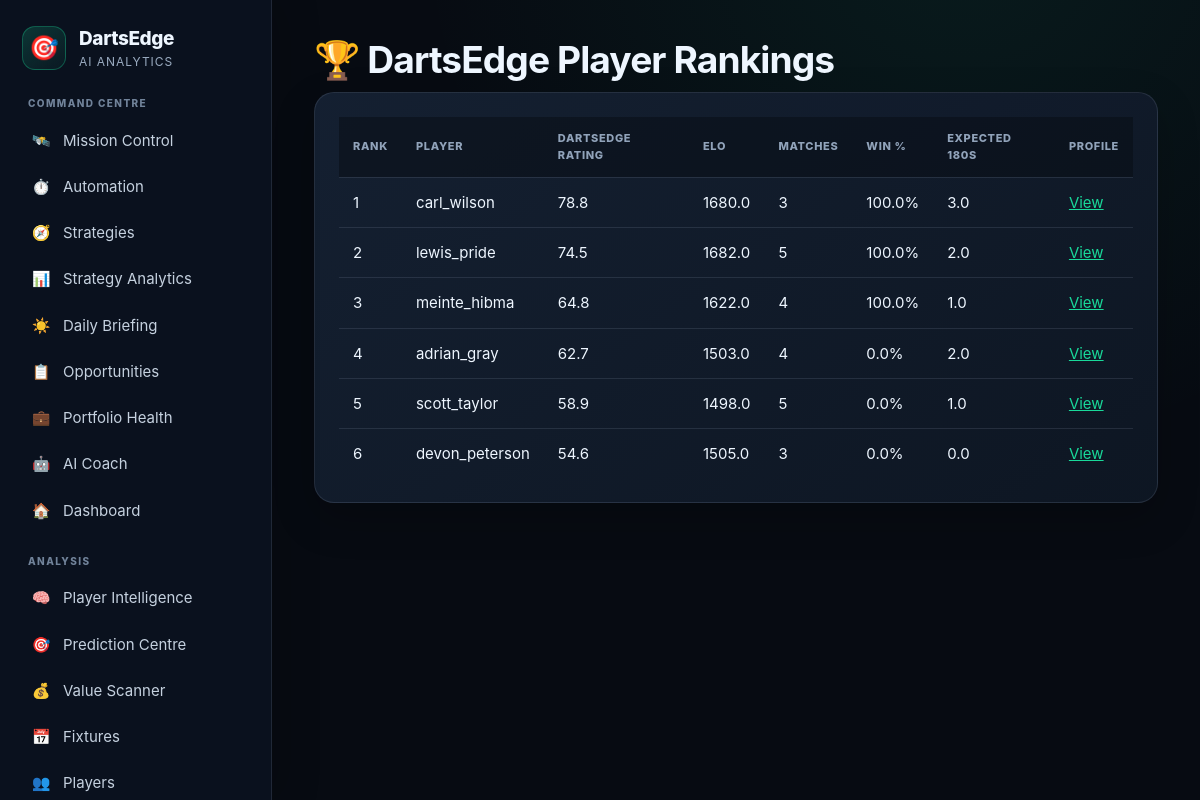
Screenshot of /rankings with the database file from the repository.
### app/models/player.py (models this page shows)
class Player(Base):
    __tablename__ = "players"
    id = Column(Integer, primary_key=True, index=True)
    name = Column(String, unique=True, index=True)
    elo = Column(Float)
    average = Column(Float)
    checkout = Column(Float)
    one80_rate = Column(Float)

### app/routes/rankings.py (the view)
@router.get("/rankings")
def rankings_page(request: Request):
    db = SessionLocal()
    try:
        players = db.query(Player).order_by(Player.name.asc()).all()
        rankings = []
        for player in players:
            profile = get_player_profile(db, player.name)
            if profile:
                rankings.append(profile)
        rankings.sort(
            key=lambda profile: profile["dartsedge_rating"],
            reverse=True,
        )
        return templates.TemplateResponse(
            "rankings.html",
            {
                "request": request,
                "rankings": rankings,
            },
        )
    finally:
        db.close()

### app/templates/rankings.html
{% extends "base.html" %}
{% block content %}
<h1>🏆 DartsEdge Player Rankings</h1>
<div class="card">
<table>
    <tr>
        <th>Rank</th>
        <th>Player</th>
        <th>DartsEdge Rating</th>
        <th>Elo</th>
        <th>Matches</th>
        <th>Win %</th>
        <th>Expected 180s</th>
        <th>Profile</th>
    </tr>
    {% for row in rankings %}
    <tr>
        <td>{{ loop.index }}</td>
        <td>{{ row.name }}</td>
        <td>{{ row.dartsedge_rating }}</td>
        <td>{{ row.elo }}</td>
        <td>{{ row.matches }}</td>
        <td>{{ row.win_pct }}%</td>
        <td>{{ row.form.expected }}</td>
        <td><a href="/player-profile/{{ row.name }}">View</a></td>
    </tr>
    {% endfor %}
</table>
</div>
{% endblock %}

### app/static/css/styles.css (style rules this page uses)
:root { --bg: #070b12; --bg-elevated: #0b1220; --surface: #101927; --surface-2: #152133; --surface-3: #1a293d; --border: #26374d; --border-soft: rgba(148, 163, 184, .16); --text: #eef6ff; --muted: #9aabc0; --accent: #19d99a; --accent-strong: #00b978; --accent-soft: rgba(25, 217, 154, .12); --info: #67b7ff; --warning: #ffc857; --danger: #ff6b7a; --success: #35dc91; --radius-sm: 9px; --radius: 14px; --radius-lg: 20px; --shadow: 0 16px 40px rgba(0, 0, 0, .22); --sidebar-width: 272px; }
* { box-sizing: border-box; }
html { color-scheme: dark; }
body { margin: 0; min-width: 320px; background: radial-gradient(circle at 80% -10%, rgba(25,217,154,.08), transparent 34rem), var(--bg); color: var(--text); font-family: Inter, ui-sans-serif, -apple-system, BlinkMacSystemFont, "Segoe UI", Arial, sans-serif; font-size: 15px; line-height: 1.55; }
a { color: var(--accent); }
h1, h2, h3 { margin-top: 0; color: var(--text); line-height: 1.18; letter-spacing: -.025em; }
h1 { margin-bottom: 10px; font-size: clamp(31px, 3.1vw, 46px); }
.card { margin-bottom: 24px; padding: 24px; border: 1px solid var(--border-soft); border-radius: var(--radius-lg); background: linear-gradient(145deg, rgba(21,33,51,.96), rgba(14,23,36,.96)); box-shadow: var(--shadow); }
table { width: 100%; border-collapse: collapse; }
th, td { padding: 13px 14px; border-bottom: 1px solid var(--border-soft); text-align: left; vertical-align: middle; }
th { color: #91a3ba; background: rgba(7,11,18,.48); font-size: 11px; font-weight: 800; letter-spacing: .06em; text-transform: uppercase; }
tbody tr:last-child td { border-bottom: 0; }

### rows the page displays
Player: name "carl_wilson", dartsedge_rating "78.8", elo "1680.0", matches "3", win_pct "100.0", form.expected "3.0"
Player: name "lewis_pride", dartsedge_rating "74.5", elo "1682.0", matches "5", win_pct "100.0", form.expected "2.0"
Player: name "meinte_hibma", dartsedge_rating "64.8", elo "1622.0", matches "4", win_pct "100.0", form.expected "1.0"
Player: name "adrian_gray", dartsedge_rating "62.7", elo "1503.0", matches "4", win_pct "0.0", form.expected "2.0"
Player: name "scott_taylor", dartsedge_rating "58.9", elo "1498.0", matches "5", win_pct "0.0", form.expected "1.0"
Player: name "devon_peterson", dartsedge_rating "54.6", elo "1505.0", matches "3", win_pct "0.0", form.expected "0.0"
